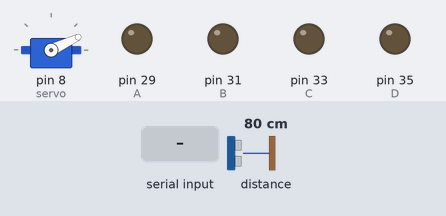
The sketch below on a simulated Arduino Mega 2560, built with avr-gcc and run on an emulated ATmega2560. Shown: servo, output pins drawn as LEDs (lit = HIGH). The test bench sets the inputs (shaded band); at power-on: distance to the obstacle 80 cm.

Above: at 1.29 s.
1.3 s: "w" received over the second serial link
At 1.49 s:
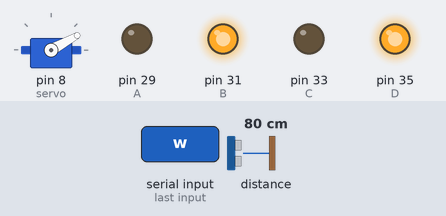
4.3 s: "a" received over the second serial link
At 4.49 s:
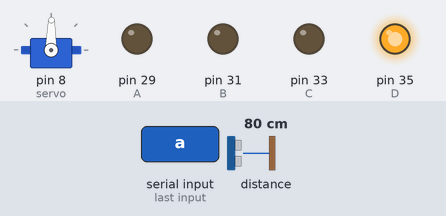
7.3 s: "d" received over the second serial link
At 7.49 s:
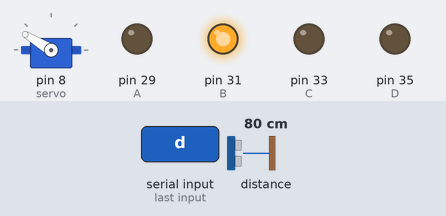
10.3 s: "s" received over the second serial link
At 10.49 s:
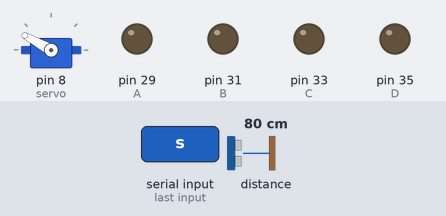
13.3 s: "r" received over the second serial link
At 13.45 s:
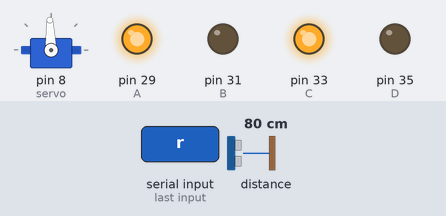
16.3 s: "w" received over the second serial link
At 17.2 s:
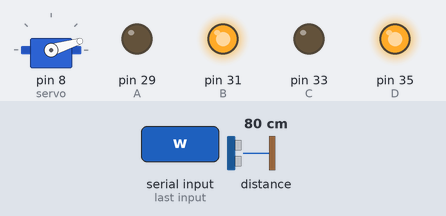
Timing chart, 0 to 24.5 s (numbered marks = the images above; inputs shaded):
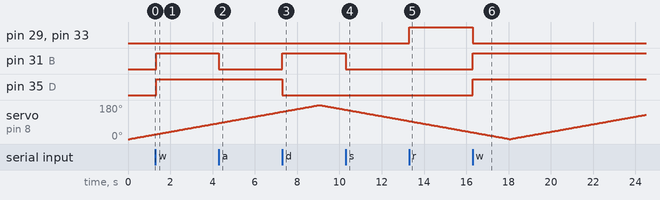

Measured:
- after the input at 1.3 s, pin 31 (B), pin 35 (D): LOW → HIGH at once
- after the input at 4.3 s, pin 31 (B): HIGH → LOW at once
- after the input at 7.3 s, pin 31 (B): LOW → HIGH at once; pin 35 (D): HIGH → LOW at once
- after the input at 10.3 s, pin 31 (B): HIGH → LOW at once
- after the input at 13.3 s, pin 29 (A), pin 33 (C): LOW → HIGH at once
- after the input at 16.3 s, pin 29 (A), pin 33 (C): HIGH → LOW at once; pin 31 (B), pin 35 (D): LOW → HIGH at once

The sketch:

Carro_Bluetooth_Graficador.ino
```cpp
#include <Servo.h>
#include <Wire.h>
#include <VL53L0X.h>

VL53L0X sensor;
Servo servo;

int A = 29;       // primer motor giro atras
int B = 31;       // primer motor giro adelante
int C = 33;       // segundo motor giro atras
int D = 35;       // segundo motor giro adelante
int vel = 200;    // velocidad de los motores
int estado = 's'; // inicia detenido el carro

int a = 0;        // ángulo
int dir = 1;      // grados de giro para el servo


unsigned long tiempoAnterior = 0;   // tiempo de la última vez que se ejecutó el codigo del "graficador"
const long intervalo = 50;          // tiempo para que se vuelva a ejecutar el codigo del "graficador"

void setup()
{
  Serial1.begin(9600);  // inicia el puerto serial para comunicacion

  pinMode(A, OUTPUT);  // define los pines de los motores como salidas
  pinMode(B, OUTPUT);
  pinMode(C, OUTPUT);
  pinMode(D, OUTPUT);

  servo.attach(8);  // define el pin para el servo
  servo.write(0);

  Wire.begin();
  sensor.init();
  sensor.setTimeout(500);
  sensor.startContinuous(); // inicia el modo continuo back-to-back,
                            // toma las lecturas lo más rápido posible
}

void loop()
{
  graficador ();
  carro ();
}

void graficador()
{
  // variable para almacenar el tiempo transcurrido
  unsigned long tiempoActual = millis();

  // verifica si es hora de ejecutar el codigo dentro, es decir:
  // si la diferencia entre el tiempoActual y el tiempoAnterior que se ejecutó el codigo,
  // es más grande que el intervalo de tiempo que deseamos para ejecutar el codigo
  if (tiempoActual - tiempoAnterior >= intervalo) {

  // almacena en una variable el valor de distancia
  long distancia = sensor.readRangeContinuousMillimeters();

  // imprime en el puerto serial
  Serial1.print(distancia);
  Serial1.print(",");
  Serial1.println(a);

  // mueve el servo
  a+=dir;
  servo.write(a);

  // cambia de dirección el servo
  if(a==0)dir=1;
  if(a==180)dir=-1;

  // guarda el tiempo de la ultima vez que se ejecutó el codigo
  tiempoAnterior = tiempoActual;

  }
}

void carro()
{
  if(Serial1.available()>0){  // lee el puerto serial y almacena en estado
    estado = Serial1.read();
  }
  if(estado=='w'){  // boton adelante
    analogWrite(A, 0);
    analogWrite(B, vel);
    analogWrite(C, 0);
    analogWrite(D, vel);
  }
   if(estado=='a'){  // boton izquierda
    analogWrite(A, 0);
    analogWrite(B, 0);
    analogWrite(C, 0);
    analogWrite(D, vel);
  }
  if(estado=='d'){  // boton derecha
    analogWrite(A, 0);
    analogWrite(B, vel);
    analogWrite(C, 0);
    analogWrite(D, 0);
  }
  if(estado=='s'){  // boton parar
    analogWrite(A, 0);
    analogWrite(B, 0);
    analogWrite(C, 0);
    analogWrite(D, 0);
  }
  if(estado=='r'){  // boton reversa
    analogWrite(A, vel);
    analogWrite(B, 0);
    analogWrite(C, vel);
    analogWrite(D, 0);
  }
}
```
